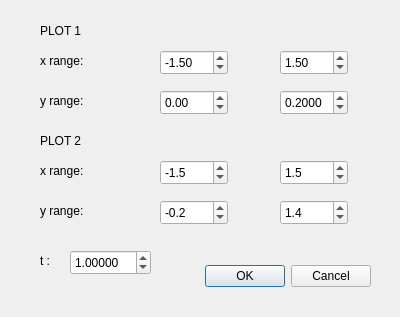
<?xml version="1.0" encoding="UTF-8"?>
<ui version="4.0">
 <class>DialogRange</class>
 <widget class="QDialog" name="DialogRange">
  <property name="geometry">
   <rect>
    <x>0</x>
    <y>0</y>
    <width>400</width>
    <height>317</height>
   </rect>
  </property>
  <property name="windowTitle">
   <string>Dialog</string>
  </property>
  <widget class="QDialogButtonBox" name="buttonBox">
   <property name="geometry">
    <rect>
     <x>30</x>
     <y>260</y>
     <width>341</width>
     <height>32</height>
    </rect>
   </property>
   <property name="orientation">
    <enum>Qt::Horizontal</enum>
   </property>
   <property name="standardButtons">
    <set>QDialogButtonBox::Cancel|QDialogButtonBox::Ok</set>
   </property>
  </widget>
  <widget class="QDoubleSpinBox" name="doubleSpinBox">
   <property name="geometry">
    <rect>
     <x>160</x>
     <y>50</y>
     <width>68</width>
     <height>25</height>
    </rect>
   </property>
   <property name="decimals">
    <number>2</number>
   </property>
   <property name="minimum">
    <double>-5.000000000000000</double>
   </property>
   <property name="maximum">
    <double>5.000000000000000</double>
   </property>
   <property name="value">
    <double>-1.500000000000000</double>
   </property>
  </widget>
  <widget class="QDoubleSpinBox" name="doubleSpinBox_2">
   <property name="geometry">
    <rect>
     <x>280</x>
     <y>50</y>
     <width>68</width>
     <height>25</height>
    </rect>
   </property>
   <property name="decimals">
    <number>2</number>
   </property>
   <property name="minimum">
    <double>-5.000000000000000</double>
   </property>
   <property name="maximum">
    <double>5.000000000000000</double>
   </property>
   <property name="value">
    <double>1.500000000000000</double>
   </property>
  </widget>
  <widget class="QDoubleSpinBox" name="doubleSpinBox_3">
   <property name="geometry">
    <rect>
     <x>160</x>
     <y>90</y>
     <width>68</width>
     <height>25</height>
    </rect>
   </property>
   <property name="decimals">
    <number>2</number>
   </property>
   <property name="minimum">
    <double>-5.000000000000000</double>
   </property>
   <property name="maximum">
    <double>5.000000000000000</double>
   </property>
  </widget>
  <widget class="QDoubleSpinBox" name="doubleSpinBox_4">
   <property name="geometry">
    <rect>
     <x>280</x>
     <y>90</y>
     <width>68</width>
     <height>25</height>
    </rect>
   </property>
   <property name="decimals">
    <number>4</number>
   </property>
   <property name="minimum">
    <double>-5.000000000000000</double>
   </property>
   <property name="maximum">
    <double>5.000000000000000</double>
   </property>
   <property name="value">
    <double>0.200000000000000</double>
   </property>
  </widget>
  <widget class="QLabel" name="label">
   <property name="geometry">
    <rect>
     <x>40</x>
     <y>50</y>
     <width>81</width>
     <height>21</height>
    </rect>
   </property>
   <property name="text">
    <string>x range:</string>
   </property>
  </widget>
  <widget class="QLabel" name="label_2">
   <property name="geometry">
    <rect>
     <x>40</x>
     <y>90</y>
     <width>81</width>
     <height>21</height>
    </rect>
   </property>
   <property name="text">
    <string>y range:</string>
   </property>
  </widget>
  <widget class="QLabel" name="label_3">
   <property name="geometry">
    <rect>
     <x>40</x>
     <y>160</y>
     <width>81</width>
     <height>21</height>
    </rect>
   </property>
   <property name="text">
    <string>x range:</string>
   </property>
  </widget>
  <widget class="QLabel" name="label_4">
   <property name="geometry">
    <rect>
     <x>40</x>
     <y>200</y>
     <width>81</width>
     <height>21</height>
    </rect>
   </property>
   <property name="text">
    <string>y range:</string>
   </property>
  </widget>
  <widget class="QDoubleSpinBox" name="doubleSpinBox2">
   <property name="geometry">
    <rect>
     <x>160</x>
     <y>160</y>
     <width>68</width>
     <height>25</height>
    </rect>
   </property>
   <property name="decimals">
    <number>1</number>
   </property>
   <property name="minimum">
    <double>-5.000000000000000</double>
   </property>
   <property name="maximum">
    <double>5.000000000000000</double>
   </property>
   <property name="value">
    <double>-1.500000000000000</double>
   </property>
  </widget>
  <widget class="QDoubleSpinBox" name="doubleSpinBox2_2">
   <property name="geometry">
    <rect>
     <x>280</x>
     <y>160</y>
     <width>68</width>
     <height>25</height>
    </rect>
   </property>
   <property name="decimals">
    <number>1</number>
   </property>
   <property name="minimum">
    <double>-5.000000000000000</double>
   </property>
   <property name="maximum">
    <double>5.000000000000000</double>
   </property>
   <property name="value">
    <double>1.500000000000000</double>
   </property>
  </widget>
  <widget class="QDoubleSpinBox" name="doubleSpinBox2_3">
   <property name="geometry">
    <rect>
     <x>160</x>
     <y>200</y>
     <width>68</width>
     <height>25</height>
    </rect>
   </property>
   <property name="decimals">
    <number>1</number>
   </property>
   <property name="minimum">
    <double>-10.000000000000000</double>
   </property>
   <property name="maximum">
    <double>5.000000000000000</double>
   </property>
   <property name="value">
    <double>-0.200000000000000</double>
   </property>
  </widget>
  <widget class="QDoubleSpinBox" name="doubleSpinBox2_4">
   <property name="geometry">
    <rect>
     <x>280</x>
     <y>200</y>
     <width>68</width>
     <height>25</height>
    </rect>
   </property>
   <property name="decimals">
    <number>1</number>
   </property>
   <property name="minimum">
    <double>-5.000000000000000</double>
   </property>
   <property name="maximum">
    <double>10.000000000000000</double>
   </property>
   <property name="value">
    <double>1.400000000000000</double>
   </property>
  </widget>
  <widget class="QLabel" name="label_5">
   <property name="geometry">
    <rect>
     <x>40</x>
     <y>20</y>
     <width>81</width>
     <height>21</height>
    </rect>
   </property>
   <property name="text">
    <string>PLOT 1</string>
   </property>
  </widget>
  <widget class="QLabel" name="label_6">
   <property name="geometry">
    <rect>
     <x>40</x>
     <y>130</y>
     <width>81</width>
     <height>21</height>
    </rect>
   </property>
   <property name="text">
    <string>PLOT 2</string>
   </property>
  </widget>
  <widget class="QLabel" name="label_7">
   <property name="geometry">
    <rect>
     <x>40</x>
     <y>250</y>
     <width>81</width>
     <height>21</height>
    </rect>
   </property>
   <property name="text">
    <string>t :</string>
   </property>
  </widget>
  <widget class="QDoubleSpinBox" name="doubleSpinBox_t">
   <property name="geometry">
    <rect>
     <x>70</x>
     <y>250</y>
     <width>81</width>
     <height>25</height>
    </rect>
   </property>
   <property name="decimals">
    <number>5</number>
   </property>
   <property name="minimum">
    <double>0.000000000000000</double>
   </property>
   <property name="maximum">
    <double>5.000000000000000</double>
   </property>
   <property name="singleStep">
    <double>0.100000000000000</double>
   </property>
   <property name="value">
    <double>1.000000000000000</double>
   </property>
  </widget>
 </widget>
 <resources/>
 <connections>
  <connection>
   <sender>buttonBox</sender>
   <signal>accepted()</signal>
   <receiver>DialogRange</receiver>
   <slot>accept()</slot>
   <hints>
    <hint type="sourcelabel">
     <x>248</x>
     <y>254</y>
    </hint>
    <hint type="destinationlabel">
     <x>157</x>
     <y>274</y>
    </hint>
   </hints>
  </connection>
  <connection>
   <sender>buttonBox</sender>
   <signal>rejected()</signal>
   <receiver>DialogRange</receiver>
   <slot>reject()</slot>
   <hints>
    <hint type="sourcelabel">
     <x>316</x>
     <y>260</y>
    </hint>
    <hint type="destinationlabel">
     <x>286</x>
     <y>274</y>
    </hint>
   </hints>
  </connection>
 </connections>
</ui>
